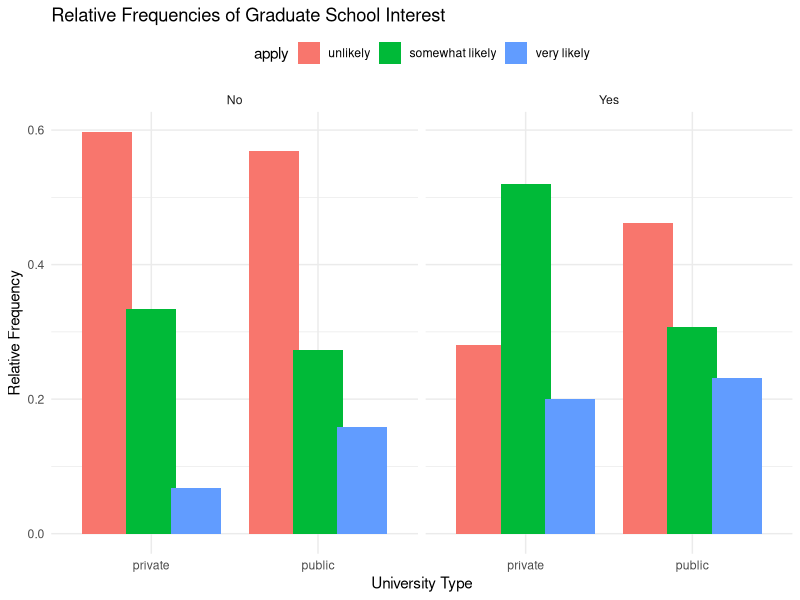
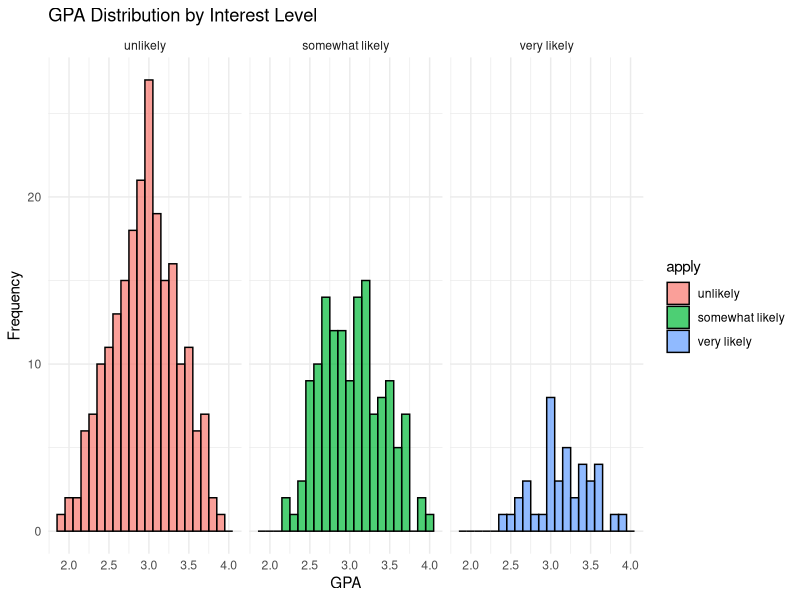

The R script that drew these images, in order:
## ---- chunk 1
knitr::opts_chunk$set(
  echo = TRUE,
  fig.align = "center",
  fig.width = 6,
  fig.height = 4,
  message = FALSE,
  warning = FALSE
)

library(dplyr)
library(ggplot2)
library(VGAM)
library(tidyr)
## ---- chunk 2
Datos <- read.csv("data/Preg5.csv")
Datos <- Datos[-1]

Datos <- Datos %>%
  mutate(
    apply  = factor(apply, levels = c("unlikely", "somewhat likely", "very likely")),
    pared  = factor(pared, levels = c(0,1), labels = c("No", "Yes")),
    public = factor(public, levels = c(0,1), labels = c("private", "public"))
  )

str(Datos)
summary(Datos)
## ---- chunk 3
aux <- Datos %>%
  group_by(pared, public, apply) %>%
  summarise(count = n(), .groups = "drop") %>%
  group_by(pared, public) %>%
  mutate(freq = count / sum(count))

ggplot(aux, aes(x = public, y = freq, fill = apply)) +
  geom_bar(stat = "identity", position = position_dodge(width = 0.8)) +
  facet_wrap(~ pared) +
  labs(
    title = "Relative Frequencies of Graduate School Interest",
    x = "University Type",
    y = "Relative Frequency"
  ) +
  theme_minimal() +
  theme(legend.position = "top")
## ---- chunk 4
ggplot(Datos, aes(x = gpa, fill = apply)) +
  geom_histogram(binwidth = 0.1, alpha = 0.7, color = "black") +
  facet_wrap(~ apply) +
  labs(
    title = "GPA Distribution by Interest Level",
    x = "GPA",
    y = "Frequency"
  ) +
  theme_minimal()
## ---- chunk 5
fit_full <- vglm(
  apply ~ pared * public * gpa,
  family = multinomial(refLevel = "unlikely"),
  data = Datos
)

fit_reduced <- vglm(
  apply ~ pared + public + gpa,
  family = multinomial(refLevel = "unlikely"),
  data = Datos
)

fit_null <- vglm(
  apply ~ 1,
  family = multinomial(refLevel = "unlikely"),
  data = Datos
)
## ---- chunk 6
lrt_null_full <- anova(fit_null, fit_full, type = "I")
lrt_reduced_full <- anova(fit_reduced, fit_full, type = "I")

lrt_null_full
lrt_reduced_full
## ---- chunk 7
data.frame(
  Model = c("Null", "Reduced", "Full"),
  AIC = c(AIC(fit_null), AIC(fit_reduced), AIC(fit_full))
)
## ---- chunk 8
fit_ord_np <- vglm(
  apply ~ pared + public + gpa,
  family = cumulative(parallel = FALSE),
  data = Datos
)

fit_ord_p <- vglm(
  apply ~ pared + public + gpa,
  family = cumulative(parallel = TRUE),
  data = Datos
)

fit_ord_null <- vglm(
  apply ~ 1,
  family = cumulative(parallel = FALSE),
  data = Datos
)
## ---- chunk 9
anova(fit_ord_null, fit_ord_p, test = "LR", type = "I")
anova(fit_ord_null, fit_ord_np, test = "LR", type = "I")
anova(fit_ord_p, fit_ord_np, type = "I")
## ---- chunk 10
data.frame(
  Model = c("Ordinal Null", "Proportional Odds", "Non-Proportional"),
  AIC = c(AIC(fit_ord_null), AIC(fit_ord_p), AIC(fit_ord_np))
)
## ---- chunk 11
data.frame(
  Model = c("Multinomial (Reduced)", "Ordinal (Proportional Odds)"),
  AIC = c(AIC(fit_reduced), AIC(fit_ord_p))
)
## ---- chunk 12
sessionInfo()
